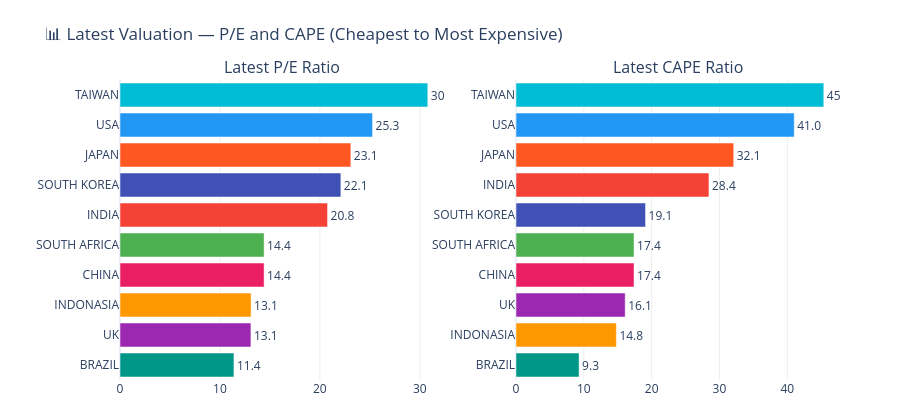

Notebook cell for this chart:
### Code cell
# ---- Latest P/E and CAPE bar chart (most recent month) ----
latest_pe   = {c: combined[c].dropna(subset=['P/E']).sort_values('Month')['P/E'].iloc[-1]   for c in COUNTRIES}
latest_cape = {c: combined[c].dropna(subset=['CAPE']).sort_values('Month')['CAPE'].iloc[-1] for c in COUNTRIES}

fig = make_subplots(rows=1, cols=2, subplot_titles=['Latest P/E Ratio', 'Latest CAPE Ratio'])

sorted_pe   = sorted(latest_pe.items(),   key=lambda x: x[1])
sorted_cape = sorted(latest_cape.items(), key=lambda x: x[1])

fig.add_trace(go.Bar(
    x=[v for _, v in sorted_pe],
    y=[c for c, _ in sorted_pe],
    orientation='h',
    marker_color=[COUNTRY_COLORS[c] for c, _ in sorted_pe],
    text=[f'{v:.1f}' for _, v in sorted_pe],
    textposition='outside',
    name='P/E'
), row=1, col=1)

fig.add_trace(go.Bar(
    x=[v for _, v in sorted_cape],
    y=[c for c, _ in sorted_cape],
    orientation='h',
    marker_color=[COUNTRY_COLORS[c] for c, _ in sorted_cape],
    text=[f'{v:.1f}' for _, v in sorted_cape],
    textposition='outside',
    name='CAPE'
), row=1, col=2)

fig.update_layout(
    title=dict(text='📊 Latest Valuation — P/E and CAPE (Cheapest to Most Expensive)', font=dict(size=17)),
    height=420,
    showlegend=False,
    plot_bgcolor='rgba(0,0,0,0)',
    margin=dict(l=120, r=60, t=80, b=40)
)
fig.update_xaxes(gridcolor='#eee')
fig.show()

### Figure 1 — Plotly figure (JSON) as saved in the notebook; plotly's stock layout.template omitted (floating-point values rounded to 4 significant figures)
{"data": [{"marker": {"color": ["#009688", "#9C27B0", "#FF9800", "#E91E63", "#4CAF50", "#F44336", "#3F51B5", "#FF5722", "#2196F3", "#00BCD4"]}, "name": "P/E", "orientation": "h", "text": ["11.4", "13.1", "13.1", "14.4", "14.4", "20.8", "22.1", "23.1", "25.3", "30.8"], "textposition": "outside", "type": "bar", "x": [11.4, 13.1, 13.12, 14.42, 14.42, 20.77, 22.1, 23.1, 25.27, 30.8], "xaxis": "x", "y": ["BRAZIL", "UK", "INDONASIA", "CHINA", "SOUTH AFRICA", "INDIA", "SOUTH KOREA", "JAPAN", "USA", "TAIWAN"], "yaxis": "y"}, {"marker": {"color": ["#009688", "#FF9800", "#9C27B0", "#E91E63", "#4CAF50", "#3F51B5", "#F44336", "#FF5722", "#2196F3", "#00BCD4"]}, "name": "CAPE", "orientation": "h", "text": ["9.3", "14.8", "16.1", "17.4", "17.4", "19.1", "28.4", "32.1", "41.0", "45.4"], "textposition": "outside", "type": "bar", "x": [9.3, 14.8, 16.1, 17.4, 17.4, 19.1, 28.45, 32.1, 41.02, 45.38], "xaxis": "x2", "y": ["BRAZIL", "INDONASIA", "UK", "CHINA", "SOUTH AFRICA", "SOUTH KOREA", "INDIA", "JAPAN", "USA", "TAIWAN"], "yaxis": "y2"}], "layout": {"annotations": [{"font": {"size": 16}, "showarrow": false, "text": "Latest P/E Ratio", "x": 0.225, "xanchor": "center", "xref": "paper", "y": 1, "yanchor": "bottom", "yref": "paper"}, {"font": {"size": 16}, "showarrow": false, "text": "Latest CAPE Ratio", "x": 0.775, "xanchor": "center", "xref": "paper", "y": 1, "yanchor": "bottom", "yref": "paper"}], "height": 420, "margin": {"b": 40, "l": 120, "r": 60, "t": 80}, "plot_bgcolor": "rgba(0,0,0,0)", "showlegend": false, "title": {"font": {"size": 17}, "text": "📊 Latest Valuation — P/E and CAPE (Cheapest to Most Expensive)"}, "xaxis": {"anchor": "y", "domain": [0, 0.45], "gridcolor": "#eee"}, "xaxis2": {"anchor": "y2", "domain": [0.55, 1], "gridcolor": "#eee"}, "yaxis": {"anchor": "x", "domain": [0, 1]}, "yaxis2": {"anchor": "x2", "domain": [0, 1]}}}
